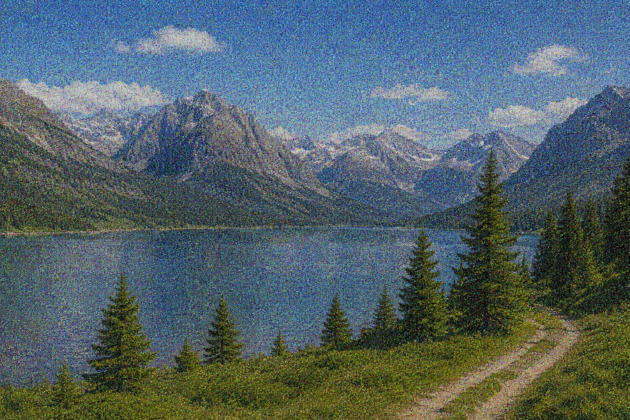
#> input picture noisy_img.png, 1259 x 840 px (shown at 1/2 size)
$ python P3.py
#> lines starting #> are read from the running program, lines starting #| are printed output that depends on the picture
#Noise Removal System of the image
import cv2

# Load Image
img = cv2.imread("noisy_img.png")
#> img is the input picture: shape (840, 1259, 3); mean B, G, R 104.3, 98.9, 82.1
img = cv2.resize(img, (640, 480))
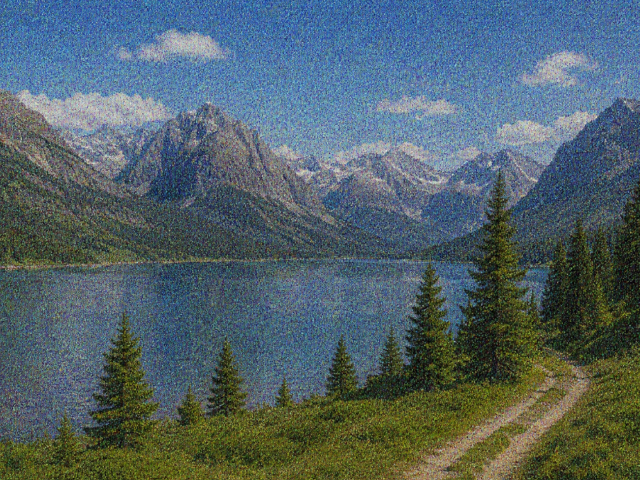
#> img: shape (480, 640, 3); mean B, G, R 104.2, 98.8, 82

# Check image loaded successfully
if img is None:
    print("Image not found")

else:

    # Noise Removal using Gaussian Blur
    denoised = cv2.GaussianBlur(img, (5, 5), 0)

    # Calculate dimensions
    height, width = img.shape[:2]
#> height = 480; width = 640

    # Total pixels
    total_pixels = height * width
#> total_pixels = 307200

    print("Height :", height)
#| Height : 480
    print("Width  :", width)
#| Width  : 640
    print("Total Pixels :", total_pixels)
#| Total Pixels : 307200

    # Save output image
    cv2.imwrite("denoised_image.png", denoised)

    # Display images
    cv2.imshow("Original Image", img)
    cv2.imshow("Denoised Image", denoised)

    cv2.waitKey(0)
    cv2.destroyAllWindows()

$ run again, with lake img.png copied over noisy_img.png
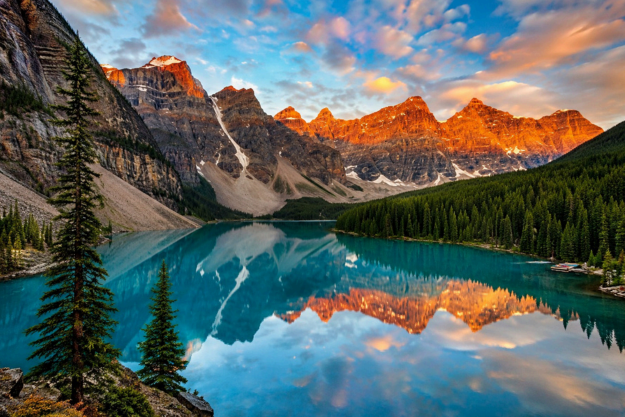
#> input picture lake img.png, 1249 x 833 px (shown at 1/2 size)
#> img is the input picture: shape (833, 1249, 3); mean B, G, R 100.1, 102.6, 92.2
#> `img = cv2.resize(img, (640, 480))`:
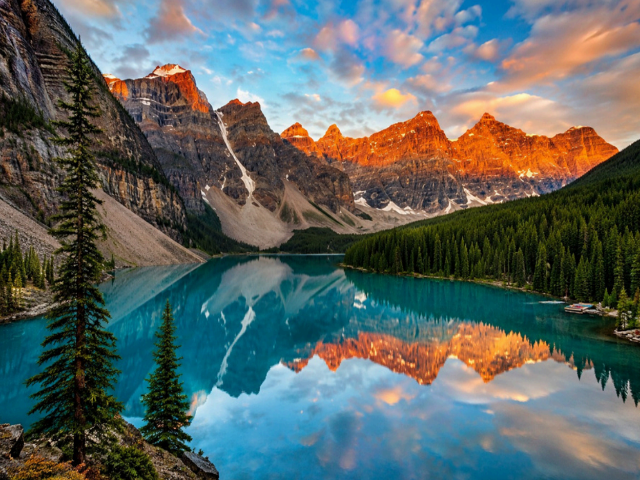
#> img: shape (480, 640, 3); mean B, G, R 100, 102.5, 92.1
#| Height : 480
#| Width  : 640
#| Total Pixels : 307200
